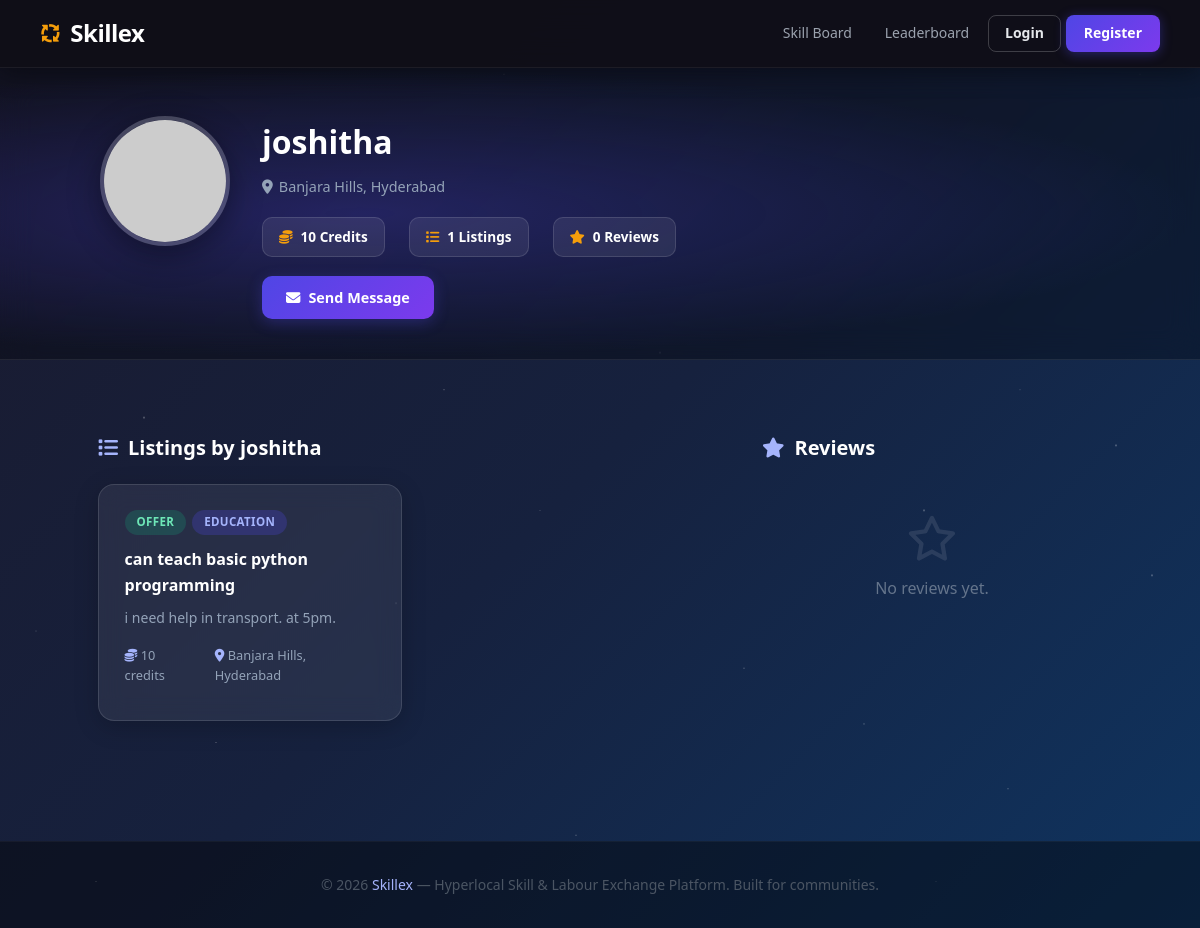
The app's page /profile/1 with its own data.
### models.py (models this page shows)
class User(UserMixin, db.Model):
    id = db.Column(db.Integer, primary_key=True)
    name = db.Column(db.String(100), nullable=False)
    email = db.Column(db.String(120), unique=True, nullable=False)
    password = db.Column(db.String(200), nullable=False)
    ward = db.Column(db.String(100), nullable=False)
    credits = db.Column(db.Integer, default=10)
    bio = db.Column(db.String(300), default='')
    photo = db.Column(db.String(200), default='default.png')
    role = db.Column(db.String(20), default='user')
    created_at = db.Column(db.DateTime, default=datetime.utcnow)
    listings = db.relationship('Listing', backref='author', lazy=True)
    reviews_given = db.relationship('Review', foreign_keys='Review.reviewer_id', backref='reviewer', lazy=True)
    reviews_received = db.relationship('Review', foreign_keys='Review.reviewee_id', backref='reviewee', lazy=True)

class Listing(db.Model):
    id = db.Column(db.Integer, primary_key=True)
    user_id = db.Column(db.Integer, db.ForeignKey('user.id'), nullable=False)
    type = db.Column(db.String(10), nullable=False)  # 'offer' or 'request'
    category = db.Column(db.String(50), nullable=False)
    title = db.Column(db.String(150), nullable=False)
    description = db.Column(db.String(500), nullable=False)
    credits = db.Column(db.Integer, default=2)
    ward = db.Column(db.String(100), nullable=False)
    status = db.Column(db.String(20), default='open')
    created_at = db.Column(db.DateTime, default=datetime.utcnow)

### app.py (the view)
@app.route('/profile/<int:id>')
def profile(id):
    user = db.session.get(User, id)
    listings = Listing.query.filter_by(user_id=id).all()
    reviews = Review.query.filter_by(reviewee_id=id).all()
    return render_template('profile.html', user=user, listings=listings, reviews=reviews)

### templates/profile.html (shortened to what this page needs)
{% extends 'base.html' %}
{% block content %}
<section class="profile-section">
  <div class="profile-banner">
    <div class="profile-banner-content">
      <div class="profile-avatar-wrap">
        <img src="{{ url_for('static', filename='uploads/' + user.photo) }}"
             onerror="this.src='https://ui-avatars.com/api/?name={{ user.name }}&background=4f46e5&color=fff&size=120'"
             alt="{{ user.name }}" class="profile-avatar-img"/>
      </div>
      <div class="profile-banner-info">
        <h2>{{ user.name }}
        </h2>
        <p><i class="fa-solid fa-location-dot"></i> {{ user.ward }}</p>
        <div class="profile-stats-row">
          <div class="profile-stat">
            <i class="fa-solid fa-coins"></i>
            <span>{{ user.credits }} Credits</span>
          </div>
          <div class="profile-stat">
            <i class="fa-solid fa-list"></i>
            <span>{{ listings|length }} Listings</span>
          </div>
          <div class="profile-stat">
            <i class="fa-solid fa-star"></i>
            <span>{{ reviews|length }} Reviews</span>
          </div>
        </div>
        <div class="profile-actions">
          {% if current_user.is_authenticated and current_user.id == user.id %}
          <a href="{{ url_for('edit_profile') }}" class="btn-primary">
            <i class="fa-solid fa-pen"></i> Edit Profile
          </a>
          <a href="{{ url_for('post_listing') }}" class="btn-outline-white">
            <i class="fa-solid fa-plus"></i> Post Skill
          </a>
          {% else %}
          <a href="{{ url_for('send_message', receiver_id=user.id) }}" class="btn-primary">
            <i class="fa-solid fa-envelope"></i> Send Message
          </a>
          {% endif %}
        </div>
      </div>
    </div>
  </div>
  <div class="profile-body">
    <div class="profile-main">
      <h3 class="section-subtitle"><i class="fa-solid fa-list"></i> Listings by {{ user.name }}</h3>
      {% if listings %}
      <div class="listing-grid">
        {% for l in listings %}
        <a href="{{ url_for('view_listing', id=l.id) }}" class="listing-card">
          <div class="listing-card-top">
            <span class="badge badge-{{ l.type }}">{{ l.type | capitalize }}</span>
            <span class="badge badge-category">{{ l.category }}</span>
          </div>
          <h3>{{ l.title }}</h3>
          <p>{{ l.description[:100] }}{% if l.description|length > 100 %}...{% endif %}</p>
          <div class="listing-meta">
            <span><i class="fa-solid fa-coins"></i> {{ l.credits }} credits</span>
            <span><i class="fa-solid fa-location-dot"></i> {{ l.ward }}</span>
          </div>
        </a>
        {% endfor %}
      </div>
      {% endif %}
    </div>
    <div class="profile-sidebar">
      <h3 class="section-subtitle"><i class="fa-solid fa-star"></i> Reviews</h3>
      {% if reviews %}
      <div class="reviews-list">
        {% for r in reviews %}
        <div class="review-card">
          <div class="review-stars">
            {% for i in range(r.rating) %}<i class="fa-solid fa-star"></i>{% endfor %}
            {% for i in range(5 - r.rating) %}<i class="fa-regular fa-star"></i>{% endfor %}
          </div>
          <p>{{ r.comment }}</p>
          <small>{{ r.created_at.strftime('%d %b %Y') }}</small>
        </div>
        {% endfor %}
      </div>
      {% else %}
      <div class="empty-state small-empty">
        <i class="fa-regular fa-star"></i>
        <p>No reviews yet.</p>
      </div>
      {% endif %}
    </div>
  </div>
</section>
{% endblock %}

### records on screen
User: name "joshitha", ward "Banjara Hills, Hyderabad", credits "10"
Listing: type "OFFER", category "EDUCATION", title "can teach basic python programming", description "i need help in transport. at 5pm.", credits "10", ward "Banjara Hills, Hyderabad"

### other values on screen
{{ listings|length }} "1"
{{ reviews|length }} "0"
